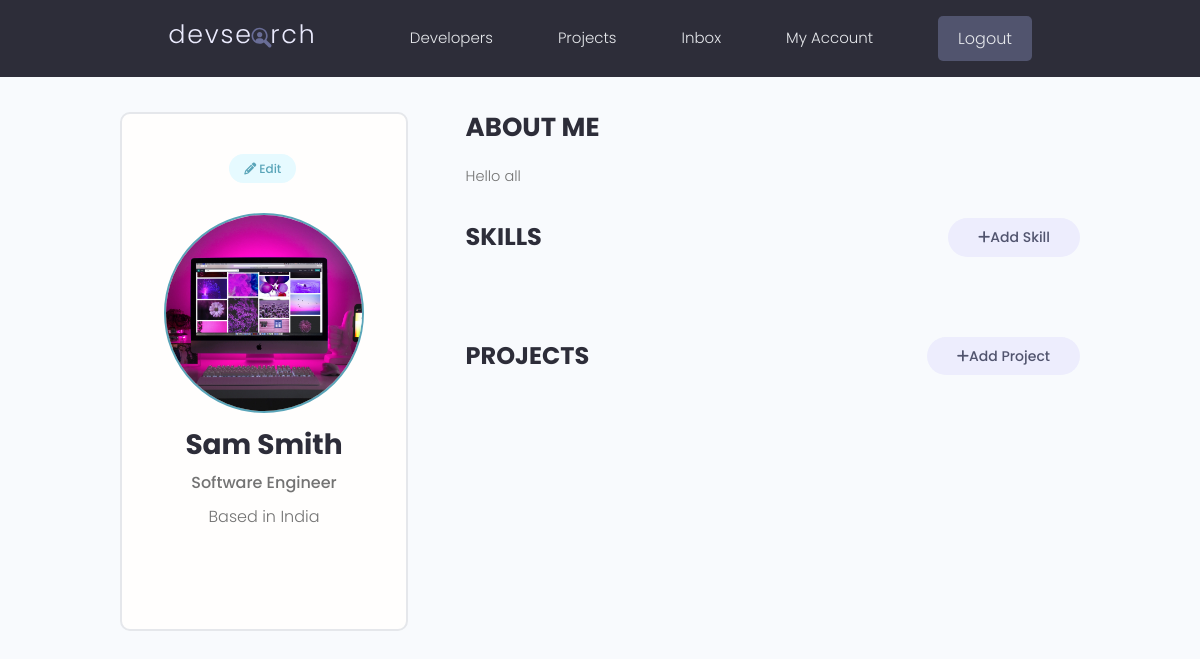
Before: /account/ (signed in) with the older database file.
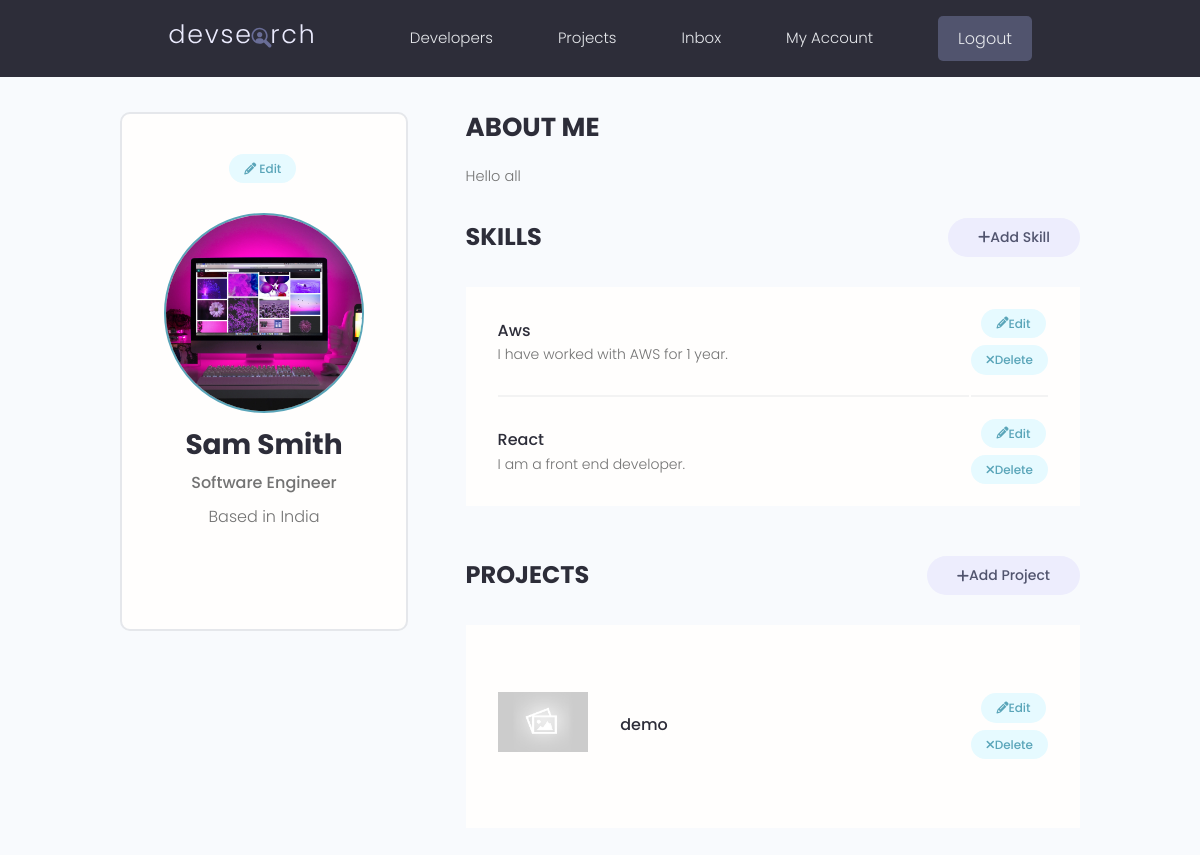
After: the same page with the newer database file.
### users/models.py (models this page shows, shortened)
class Skill(models.Model):
    owner = models.ForeignKey(
        Profile, on_delete=models.CASCADE, null=True, blank=True)
    name = models.CharField(max_length=200, blank=True, null=True)
    description = models.TextField(null=True, blank=True)
    created = models.DateTimeField(auto_now_add=True)
    id = models.UUIDField(default=uuid.uuid4, unique=True,
                          primary_key=True, editable=False)

### projects/models.py (models this page shows, shortened)
class Project(models.Model):
    owner = models.ForeignKey(
        Profile, null=True, blank=True, on_delete=models.SET_NULL)
    title = models.CharField(max_length=200)
    description = models.TextField(null=True, blank=True)
    featured_image = models.ImageField(
        null=True, blank=True, default='default.jpg')
    demo_link = models.CharField(max_length=2000, null=True, blank=True)
    source_link = models.CharField(max_length=2000, null=True, blank=True)
    tags = models.ManyToManyField('Tag', blank=True)
    vote_total = models.IntegerField(default=0, null=True, blank=True)
    vote_ratio = models.IntegerField(default=0, null=True, blank=True)
    created = models.DateTimeField(auto_now_add=True)
    id = models.UUIDField(default=uuid.uuid4, unique=True,
                          primary_key=True, editable=False)
    class Meta:
        ordering = ['-vote_ratio', '-vote_total', 'title']

### users/views.py (the view)
# urls.py: path('account/', views.userAccount, name='account'),
@login_required(login_url='login')
def userAccount(request):
    profile = request.user.profile
    skills = profile.skill_set.all()
    projects = profile.project_set.all()
    context = {'profile': profile, 'skills': skills, 'projects': projects}
    return render(request, 'users/account.html', context)

### users/templates/users/account.html (shortened to what this page needs)
{% extends 'main.html' %}
{% block content %}
  <main class="settingsPage profile my-md">
    <div class="container">
      <div class="layout">
        <div class="column column--1of3">
          <div class="card text-center">
            <div class="card__body dev">
              <a class="tag tag--pill tag--main settings__btn" href="{% url 'edit-account' %}"><i class="fa fa-pencil"></i> Edit</a>
              <img class="avatar avatar--xl dev__avatar" src="{{ profile.profile_image.url }}" />
              <h2 class="dev__name">{{ profile.name }}</h2>
              <p class="dev__title">{{ profile.short_intro }}</p>
              <p class="dev__location">Based in {{ profile.location }}</p>
            </div>
          </div>
        </div>
        <div class="column column--2of3">
          <div class="devInfo">
            <h3 class="devInfo__title">About Me</h3>
            <p class="devInfo__about">{{ profile.bio }}</p>
          </div>
          <div class="settings">
            <h3 class="settings__title">Skills</h3>
            <a class="tag tag--pill tag--sub settings__btn tag--lg" href="{% url 'create-skill' %}"><i class="fa fa-plus"></i>Add Skill</a>
          </div>
          <table class="settings__table">
            {% for skill in skills %}
              <tr>
                <td class="settings__tableInfo">
                  <h4>{{ skill.name }}</h4>
                  <p>{{ skill.description }}</p>
                </td>
                <td class="settings__tableActions">
                  <a class="tag tag--pill tag--main settings__btn" href="{% url 'update-skill' skill.id %}"><i class="fa fa-pencil"></i> Edit</a>
                  <a class="tag tag--pill tag--main settings__btn" href="{% url 'delete-skill' skill.id %}?next=/account"><i class="fa fa-times"></i>
                    Delete</a>
                </td>
              </tr>
            {% endfor %}
          </table>
          <div class="settings">
            <h3 class="settings__title">Projects</h3>
            <a class="tag tag--pill tag--sub settings__btn tag--lg" href="{% url 'create-project' %}"><i class="fa fa-plus"></i> Add Project</a>
          </div>
          <table class="settings__table">
            {% for project in projects %}
              <tr>
                <td class="settings__thumbnail">
                  <a href="{% url 'project' project.id %}"><img src="{{ project.featured_image.url }}" alt="Project Thumbnail" /></a>
                </td>
                <td class="settings__tableInfo">
                  <a href="{% url 'project' project.id %}">{{ project.title }}</a>
                </td>
                <td class="settings__tableActions">
                  <a class="tag tag--pill tag--main settings__btn" href="{% url 'update-project' project.id %}"><i class="fa fa-pencil"></i> Edit</a>
                  <a class="tag tag--pill tag--main settings__btn" href="{% url 'delete-project' project.id %}?next=/account"><i class="fa fa-times"></i>
                    Delete</a>
                </td>
              </tr>
            {% endfor %}
          </table>
        </div>
      </div>
    </div>
  </main>
  {% endblock content %}

Changed rows visible on the page:
added Skill: name "Aws", description "I have worked with AWS for 1 year."
added Skill: name "React", description "I am a front end developer."
added Project: featured_image (placeholder picture), title "demo"
